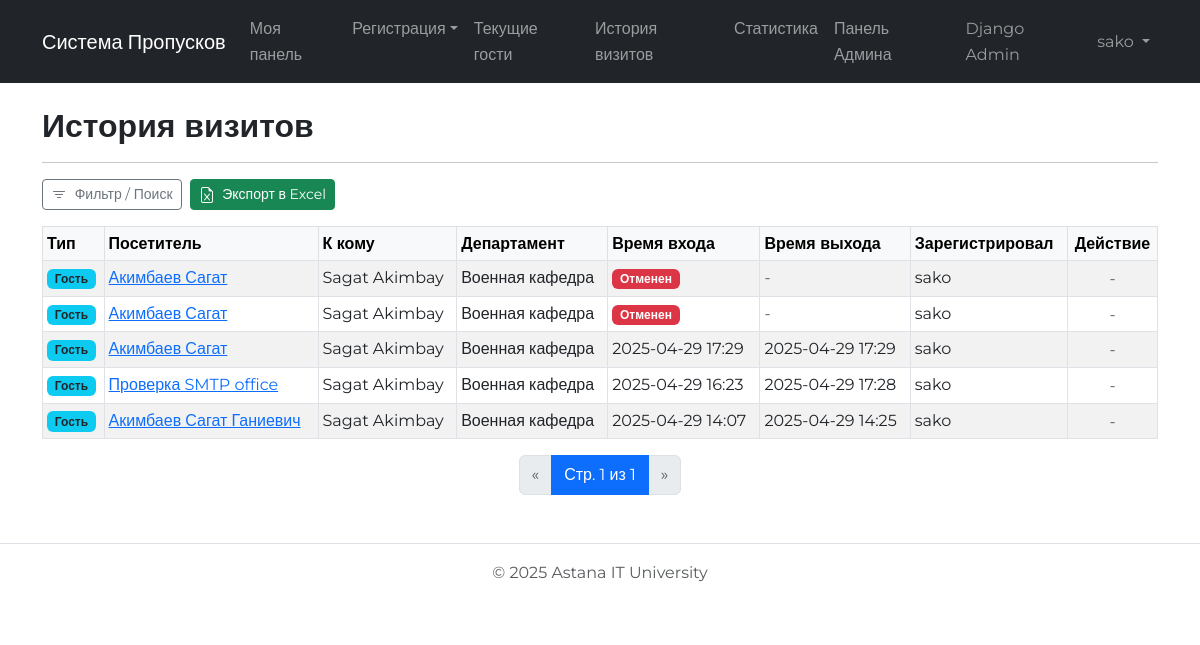
The app's page /visitors/history/ (signed in) with its own data.
### visitor_system/visitors/models.py (models this page shows, shortened)
class Visit(models.Model):
    guest = models.ForeignKey(Guest, on_delete=models.CASCADE, verbose_name="Гость")
    employee = models.ForeignKey(User, on_delete=models.PROTECT, verbose_name="Принимающий сотрудник", related_name='visits_hosted') # Сотрудник из системы
    department = models.ForeignKey(Department, on_delete=models.PROTECT, verbose_name="Департамент назначения")
    purpose = models.TextField(verbose_name="Цель визита")
    entry_time = models.DateTimeField(
        blank=True, null=True, # Убрали default, ставится при check-in
        verbose_name="Время фактического входа"
    )
    exit_time = models.DateTimeField(blank=True, null=True, verbose_name="Время выхода")
    expected_entry_time = models.DateTimeField(
        blank=True, null=True, # Для предварительной регистрации
        verbose_name="Планируемое время входа"
    )
    status = models.CharField(
        max_length=20,
        choices=VISIT_STATUS_CHOICES,
        default=STATUS_AWAITING_ARRIVAL, # По умолчанию - ожидание
        verbose_name="Статус"
    )
    registered_by = models.ForeignKey(User, on_delete=models.PROTECT, verbose_name="Кем зарегистрирован", related_name='visits_registered') # Сотрудник, который оформил пропуск
    employee_contact_phone = models.CharField(
        max_length=20,
        blank=True,
        null=True,
        verbose_name="Контактный тел. сотрудника (для визита)"
    )
    consent_acknowledged = models.BooleanField(
        default=False, # По умолчанию - не подтверждено
        verbose_name="Гость проинформирован об обработке ПДн"
    )
    def is_active(self):
        """Проверяет, находится ли гость еще в здании (статус CHECKED_IN)."""
        return self.status == STATUS_CHECKED_IN
    is_active.boolean = True
    is_active.short_description = 'В здании?'
    class Meta:
        verbose_name = "Визит (к сотруднику/другой)"
        verbose_name_plural = "Визиты (к сотрудникам/другие)"
        ordering = ['-entry_time', '-expected_entry_time'] # Сортировка
        permissions = [("can_view_visit_statistics", "Может просматривать статистику визитов")]

class Guest(models.Model):
    full_name = models.CharField(max_length=255, verbose_name="ФИО гостя")
    email = models.EmailField(max_length=255, blank=True, null=True, verbose_name="Email")
    phone_number = models.CharField(max_length=20, blank=True, null=True, verbose_name="Номер телефона")
    iin = models.CharField(
        max_length=12,
        validators=[
            RegexValidator(regex=r'^\d{12}$', message='ИИН должен состоять ровно из 12 цифр.'),
            MinLengthValidator(12), # Дополнительная проверка длины
            MaxLengthValidator(12)
        ],
        null=True,
        unique=True, # Установить True, если ИИН должен быть уникальным для каждого гостя
        verbose_name="ИИН гостя"
    )
    class Meta:
        verbose_name = "Гость"
        verbose_name_plural = "Гости"

### visitor_system/departments/models.py (models this page shows)
class Department(models.Model):
    name = models.CharField(max_length=200, unique=True, verbose_name="Название департамента")
    description = models.TextField(blank=True, null=True, verbose_name="Описание")
    director = models.ForeignKey(
        settings.AUTH_USER_MODEL,
        on_delete=models.SET_NULL, # Или PROTECT
        null=True,
        blank=True, # Позволяем департаменту быть без директора
        related_name='directed_departments',
        verbose_name="Директор департамента"
    )
    def __str__(self):
        return self.name
    class Meta:
        verbose_name = "Департамент"
        verbose_name_plural = "Департаменты"

### visitor_system/visitors/views.py (the view, shortened to what this page needs)
# urls.py: path('history/', views.visit_history_view, name='visit_history'),
@login_required
def visit_history_view(request):
    filter_form = HistoryFilterForm(request.GET or None)
    official_visits_qs = Visit.objects.select_related(
        'guest', 'employee', 'department', 'registered_by', 'department__director' # Добавим director для возможного использования
    )# .filter(status__in=relevant_statuses) # <-- Добавлен фильтр по статусу
    student_visits_qs = StudentVisit.objects.select_related(
        'guest', 'department', 'registered_by' # Добавим director для возможного использования
    )# .filter(status__in=relevant_statuses) # <-- Добавлен фильтр по статусу
    for v in official_visits_qs: v.visit_kind = 'official'
    for v in student_visits_qs: v.visit_kind = 'student'
    def get_sort_key(visit):
        relevant_time = None
        if visit.entry_time:
            relevant_time = visit.entry_time
        elif hasattr(visit, 'expected_entry_time') and visit.expected_entry_time:
            relevant_time = visit.expected_entry_time
        very_old_time = timezone.make_aware(datetime.datetime.min, timezone.get_default_timezone())
        return relevant_time if relevant_time else very_old_time
    combined_list = sorted(
        chain(official_visits_qs, student_visits_qs),
        key=get_sort_key, # Используем новую функцию ключа
        reverse=True # Самые свежие (по фактическому или планируемому входу) - вверху
    )
    items_per_page = 20 # Установите желаемое количество записей на странице
    paginator = Paginator(combined_list, items_per_page)
    page_number = request.GET.get('page') # Получаем номер страницы из GET параметра 'page'
    try:
        page_obj = paginator.get_page(page_number)
    except PageNotAnInteger:
        page_obj = paginator.get_page(1)
    except EmptyPage:
        page_obj = paginator.get_page(paginator.num_pages)
    get_params = request.GET.copy()
    if 'page' in get_params:
        del get_params['page']
    filter_params_url = get_params.urlencode()
    context = {
        'page_obj': page_obj,
        'filter_form': filter_form,   # Передаем форму для отображения
        'filter_params_url': filter_params_url
    }
    return render(request, 'visitors/visit_history.html', context)

### templates/visitors/visit_history.html (shortened to what this page needs)
{% extends "base.html" %}
{% load static %}
{% block extra_head %}
    <link rel="stylesheet" href="https://cdn.jsdelivr.net/npm/bootstrap-icons@1.11.3/font/bootstrap-icons.min.css">
{% endblock %}
{% block content %}
<h2>История визитов</h2>
<hr>
<div class="mb-3 d-flex align-items-center">
    <button class="btn btn-outline-secondary btn-sm" type="button" data-bs-toggle="collapse" data-bs-target="#filterCollapse" aria-expanded="false" aria-controls="filterCollapse">
        Фильтр / Поиск
    </button>
    {% if user.is_staff or perms.visitors.can_view_visit_statistics %}
        <a href="{% url 'export_visits_xlsx' %}?{{ request.GET.urlencode }}" class="btn btn-success btn-sm ms-2">
            Экспорт в Excel
        </a>
    {% endif %}
</div>
{% if page_obj.object_list %}
<div class="table-responsive ">
    <table class="table table-striped table-hover table-sm table-bordered">
        <thead class="table-light">
            <tr>
                <th>Тип</th>
                <th scope="col">Посетитель</th>
                <th scope="col">К кому</th>
                <th scope="col">Департамент</th>
                <th scope="col">Время входа</th>
                <th scope="col">Время выхода</th>
                <th scope="col">Зарегистрировал</th>
                <th scope="col" class="text-center">Действие</th>
            </tr>
        </thead>
        <tbody>
            {% for visit in page_obj %}
            <tr>
                <td>
                    {% if visit.visit_kind == 'official' %} <span class="badge bg-info text-dark" title="Гость к сотруднику/другое">Гость</span>
                    {% elif visit.visit_kind == 'student' %} <span class="badge bg-success" title="Студент/Абитуриент">Студент</span>
                    {% else %} <span class="badge bg-secondary">Неизв.</span> {% endif %}
                </td>
                <td>
                     {% if visit.visit_kind == 'official' %} <a href="{% url 'visit_detail' visit.id %}">{{ visit.guest.full_name }}</a>
                     {% elif visit.visit_kind == 'student' %} <a href="{% url 'student_visit_detail' visit.id %}">{{ visit.guest.full_name }}</a>
                     {% else %} {{ visit.guest.full_name }} {% endif %}
                 </td>
                 <td>
                     {% if visit.visit_kind == 'official' and visit.employee %} {{ visit.employee.get_full_name|default:visit.employee.username }}
                     {% elif visit.visit_kind == 'student' %} ID: {{ visit.student_id_number|default:"-" }} <br> Гр: {{ visit.student_group|default:"-" }} К: {{ visit.student_course|default:"-" }}
                     {% else %} - {% endif %}
                 </td>
                 <td>{{ visit.department.name|default:"-" }}</td>
                <td>
                    {% if visit.entry_time %} {{ visit.entry_time|date:"Y-m-d H:i" }}
                    {% elif visit.status == 'AWAITING' %}
                        {% if visit.expected_entry_time %} <span class="text-muted fst-italic" title="Планируемое">Ожид: {{ visit.expected_entry_time|date:"Y-m-d H:i" }}</span>
                        {% else %} <span class="text-muted fst-italic">Ожидается</span> {% endif %}
                    {% elif visit.status == 'CANCELLED' %}
                        <span class="badge bg-danger">Отменен</span>
                    {% else %} - {% endif %}
                </td>
                <td>
                    {% if visit.exit_time %} {{ visit.exit_time|date:"Y-m-d H:i" }}
                    {% elif visit.status == 'CHECKED_IN' %} <span class="badge bg-success">В здании</span>
                    {% elif visit.status == 'AWAITING' %} <span class="text-muted">-</span>
                    {% elif visit.status == 'CANCELLED' %} <span class="text-muted">-</span>
                    {% else %} <span class="text-muted">-</span> {% endif %}
                </td>
                <td>{{ visit.registered_by.get_full_name|default:visit.registered_by.username }}</td>
                <td class="text-center">
                    <div class="btn-group btn-group-sm" role="group">
                        {% if visit.status == 'AWAITING' %}
                            <form action="{% url 'check_in_visit' visit_kind=visit.visit_kind visit_id=visit.id %}" method="post" class="d-inline">
                                {% csrf_token %}
                                <button type="submit" class="btn btn-outline-success btn-icon-sm" title="Зарегистрировать вход">
                                    <i class="bi bi-box-arrow-in-right"></i>
                                </button>
                            </form>
                            <form action="{% url 'cancel_visit' visit_kind=visit.visit_kind visit_id=visit.id %}" method="post" class="d-inline">
                                {% csrf_token %}
                                <button type="submit" class="btn btn-outline-danger btn-icon-sm" title="Отменить визит"
                                        onclick="return confirm('Отменить этот визит?');">
                                    <i class="bi bi-x-circle"></i>
                                </button>
                            </form>
                        {% else %}
                            <span class="text-muted">-</span>
                        {% endif %}
                    </div>
                </td>
            </tr>
            {% empty %}
            <tr>
                <td colspan="9" class="text-center">По вашему запросу ничего не найдено.</td>
            </tr>
            {% endfor %}
        </tbody>
    </table>
</div>
</div>
<nav aria-label="Page navigation">
    <ul class="pagination justify-content-center">
        {% if page_obj.has_previous %}
            <li class="page-item">
                <a class="page-link" href="?page={{ page_obj.previous_page_number }}{% if filter_params_url %}&{{ filter_params_url }}{% endif %}" aria-label="Previous">
                    <span aria-hidden="true">&laquo;</span>
                </a>
            </li>
        {% else %}
            <li class="page-item disabled">
                <span class="page-link" aria-hidden="true">&laquo;</span>
            </li>
        {% endif %}
         <li class="page-item active" aria-current="page">
             <span class="page-link">Стр. {{ page_obj.number }} из {{ page_obj.paginator.num_pages }}</span>
         </li>
        {% if page_obj.has_next %}
            <li class="page-item">
                <a class="page-link" href="?page={{ page_obj.next_page_number }}{% if filter_params_url %}&{{ filter_params_url }}{% endif %}" aria-label="Next">
                    <span aria-hidden="true">&raquo;</span>
                </a>
            </li>
        {% else %}
             <li class="page-item disabled">
                <span class="page-link" aria-hidden="true">&raquo;</span>
            </li>
        {% endif %}
    </ul>
</nav>
{% elif request.GET %}
    <p>По вашему запросу ничего не найдено на этой странице. Попробуйте <a href="{% url 'visit_history' %}">сбросить фильтр</a> или перейти на другую страницу.</p>
{% else %}
    <p>История визитов пока пуста.</p>
{% endif %}
{% endblock %}

### templates/base.html (shortened to what this page needs)
{% load static %}
<!DOCTYPE html>
<html lang="ru">
<head>
    <link href="https://cdn.jsdelivr.net/npm/bootstrap@5.3.0/dist/css/bootstrap.min.css" rel="stylesheet">
    <link rel="stylesheet" href="{% static 'css/style.css' %}">
    {% block extra_head %}{% endblock %}
</head>
<body>
    <nav class="navbar navbar-expand-lg navbar-dark bg-dark mb-4">
        <div class="container">
            <a class="navbar-brand" href="#">Система Пропусков</a>
            <div class="collapse navbar-collapse" id="navbarNav">
                <ul class="navbar-nav me-auto mb-2 mb-lg-0">
                    {% if user.is_authenticated %}
                        <li class="nav-item">
                            <a class="nav-link" href="{% url 'employee_dashboard' %}">Моя панель</a>
                        </li>
                        <li class="nav-item dropdown">
                            <a class="nav-link dropdown-toggle" data-bs-toggle="dropdown" href="#" role="button" aria-haspopup="true" aria-expanded="false">Регистрация</a>
                        </li>
                        <li class="nav-item">
                            <a class="nav-link" href="{% url 'current_guests' %}">Текущие гости</a>
                        </li>
                        <li class="nav-item">
                            <a class="nav-link" href="{% url 'visit_history' %}">История визитов</a>
                        </li>
                        {% if user.is_staff or perms.visitors.can_view_visit_statistics %}
                        <li class="nav-item">
                            <a class="nav-link" href="{% url 'visit_statistics' %}">Статистика</a>
                        </li>
                        {% endif %}
                        {% if user.is_staff %}
                        <li class="nav-item">
                            <a class="nav-link" href="{% url 'admin_dashboard' %}">Панель Админа</a>
                        </li>
                        <li class="nav-item">
                            <a class="nav-link" href="/admin/" target="_blank">Django Admin</a>
                        </li>
                        {% endif %}
                    {% endif %}
                </ul>
                <ul class="navbar-nav">
                     {% if user.is_authenticated %}
                        <li class="nav-item dropdown">
                          <a class="nav-link dropdown-toggle" href="#" role="button" data-bs-toggle="dropdown" aria-expanded="false">
                            {{ user.get_full_name|default:user.username }}
                          </a>
                        </li>
                    {% else %}
                        <li class="nav-item">
                            <a class="btn btn-outline-light" href="{% url 'account_login' %}">Войти</a>
                        </li>
                    {% endif %}
                </ul>
            </div>
        </div>
    </nav>
    <div class="container">
        {% block content %}
        {% endblock %}
    <footer class="mt-5 py-3 text-center text-muted border-top">
        <p>&copy; {% now "Y" %} Astana IT University</p>
    </footer>
</body>
</html>

### visitor_system/static/css/style.css (style rules this page uses)
body { font-family: 'Montserrat', sans-serif; font-size: 16px; line-height: 1.6; -webkit-font-smoothing: antialiased; -moz-osx-font-smoothing: grayscale; }
h1, h2, h3, h4, h5, h6 { font-weight: 600; }
input, select, textarea, button { font-family: inherit; }

### records on screen
Visit: shows "Гость", guest.full_name "Акимбаев Сагат", employee.get_full_name "Sagat Akimbay", department.name "Военная кафедра", status "Отменен", registered_by.get_full_name "sako"
Visit: shows "Гость", guest.full_name "Акимбаев Сагат", employee.get_full_name "Sagat Akimbay", department.name "Военная кафедра", status "Отменен", registered_by.get_full_name "sako"
Visit: shows "Гость", guest.full_name "Акимбаев Сагат", employee.get_full_name "Sagat Akimbay", department.name "Военная кафедра", entry_time "2025-04-29 17:29", exit_time "2025-04-29 17:29", registered_by.get_full_name "sako"
Visit: shows "Гость", guest.full_name "Проверка SMTP office", employee.get_full_name "Sagat Akimbay", department.name "Военная кафедра", entry_time "2025-04-29 16:23", exit_time "2025-04-29 17:28", registered_by.get_full_name "sako"
Visit: shows "Гость", guest.full_name "Акимбаев Сагат Ганиевич", employee.get_full_name "Sagat Akimbay", department.name "Военная кафедра", entry_time "2025-04-29 14:07", exit_time "2025-04-29 14:25", registered_by.get_full_name "sako"

### other values on screen
{{ user.get_full_name|default:user.username }} "sako"
{{ page_obj.number }} "1"
{{ page_obj.paginator.num_pages }} "1"
